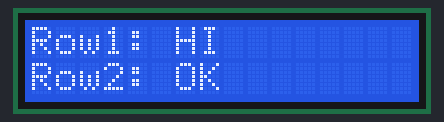
A program run on a simulated ESP32 board running MicroPython. Parts: 16×2 character LCD. What the program prints to the serial console is not drawn. At 16.8 s the program stops and its outputs stay as they are.

Above: at 12.8 s.
At 16.5 s:
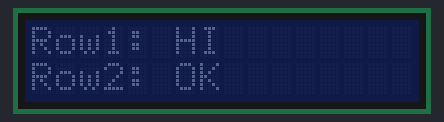

Measured:
- what the display in image 0 shows lasts 0.5 s, from 12.7 s to 13.2 s

The program:

debug_hw.py
```python
"""Hardware diagnostic for PCF8574 LCD backpack.

Run:
  mpremote connect COM7 run debug_hw.py

Watch the LCD and note what changes for each step.
"""

import time
from machine import I2C, Pin, SoftI2C

SDA = 21
SCL = 22
ADDR = 0x27


def scan(i2c):
    addrs = i2c.scan()
    print("I2C scan:", [hex(a) for a in addrs])
    return addrs


def blink_backlight(i2c, addr):
    print("\n[1] Backlight blink (5x) — backlight should flash on/off")
    for n in range(5):
        i2c.writeto(addr, bytes([0x08]))  # bit3 = backlight on most backpacks
        time.sleep_ms(400)
        i2c.writeto(addr, bytes([0x00]))
        time.sleep_ms(400)
    print("    done step 1")


def try_bl_bits(i2c, addr):
    print("\n[2] Trying backlight on each bit 0-7")
    for bit in range(8):
        val = 1 << bit
        print("    bit", bit, "val", hex(val))
        i2c.writeto(addr, bytes([val]))
        time.sleep_ms(800)
    i2c.writeto(addr, bytes([0x00]))


def port_sweep(i2c, addr):
    print("\n[3] Port sweep 0x00-0xFF — watch for ANY display change")
    for val in range(0, 256, 17):
        i2c.writeto(addr, bytes([val]))
        time.sleep_ms(120)
    i2c.writeto(addr, bytes([0x00]))
    print("    done step 3")


def slow_init_std(i2c, addr):
    print("\n[4] Slow init + 'HI' text (standard map, long EN pulse)")

    def pulse(byte, us=500):
        i2c.writeto(addr, bytes([byte | 0x04]))  # EN high
        time.sleep_us(us)
        i2c.writeto(addr, bytes([byte & ~0x04]))  # EN low
        time.sleep_ms(2)

    def nibble(n, rs):
        byte = 0x08 | (n << 4)  # backlight + data on P4-P7
        if rs:
            byte |= 0x01
        pulse(byte)

    def cmd(c):
        pulse(0x08 | ((c >> 4) << 4))
        pulse(0x08 | ((c & 0x0F) << 4))
        time.sleep_ms(5)

    def dat(c):
        hi = 0x09 | ((c >> 4) << 4)
        lo = 0x09 | ((c & 0x0F) << 4)
        pulse(hi)
        pulse(lo)

    i2c.writeto(addr, bytes([0x00]))
    time.sleep_ms(100)
    for _ in range(3):
        nibble(3, rs=0)
        time.sleep_ms(10)
    nibble(2, rs=0)
    time.sleep_ms(10)
    cmd(0x28)
    cmd(0x0C)
    cmd(0x06)
    cmd(0x01)
    time.sleep_ms(10)
    cmd(0x80)
    for ch in "Row1: HI":
        dat(ord(ch))
    cmd(0xC0)
    for ch in "Row2: OK":
        dat(ord(ch))
    print("    done step 4")


def power_only_instructions():
    print("\n" + "=" * 50)
    print("POWER-ONLY TEST (no ESP32 data wires needed)")
    print("=" * 50)
    print("1. Unplug ESP32 completely")
    print("2. Connect ONLY: LCD GND->GND, LCD VCC->5V")
    print("3. Adjust blue pot slowly")
    print("   NORMAL: blocks on ROW 1 ONLY (row 2 blank)")
    print("   BAD:    both rows blocks at all settings -> LCD/backpack fault")
    print("   BAD:    completely blank at all settings -> contrast path broken")


print("=== LCD hardware diagnostic ===")
i2c = I2C(0, scl=Pin(SCL), sda=Pin(SDA), freq=50000)
addrs = scan(i2c)
if not addrs:
    print("ERROR: no I2C devices. Check SDA=21, SCL=22, power, USB cable.")
    raise SystemExit

addr = ADDR if ADDR in addrs else addrs[0]
print("Using address", hex(addr))

blink_backlight(i2c, addr)
try_bl_bits(i2c, addr)
port_sweep(i2c, addr)
slow_init_std(i2c, addr)
power_only_instructions()
print("\nAll steps done.")

print("\nAlso trying SoftI2C at 10kHz...")
si2c = SoftI2C(scl=Pin(SCL), sda=Pin(SDA), freq=10000)
scan(si2c)
blink_backlight(si2c, addr)
```
